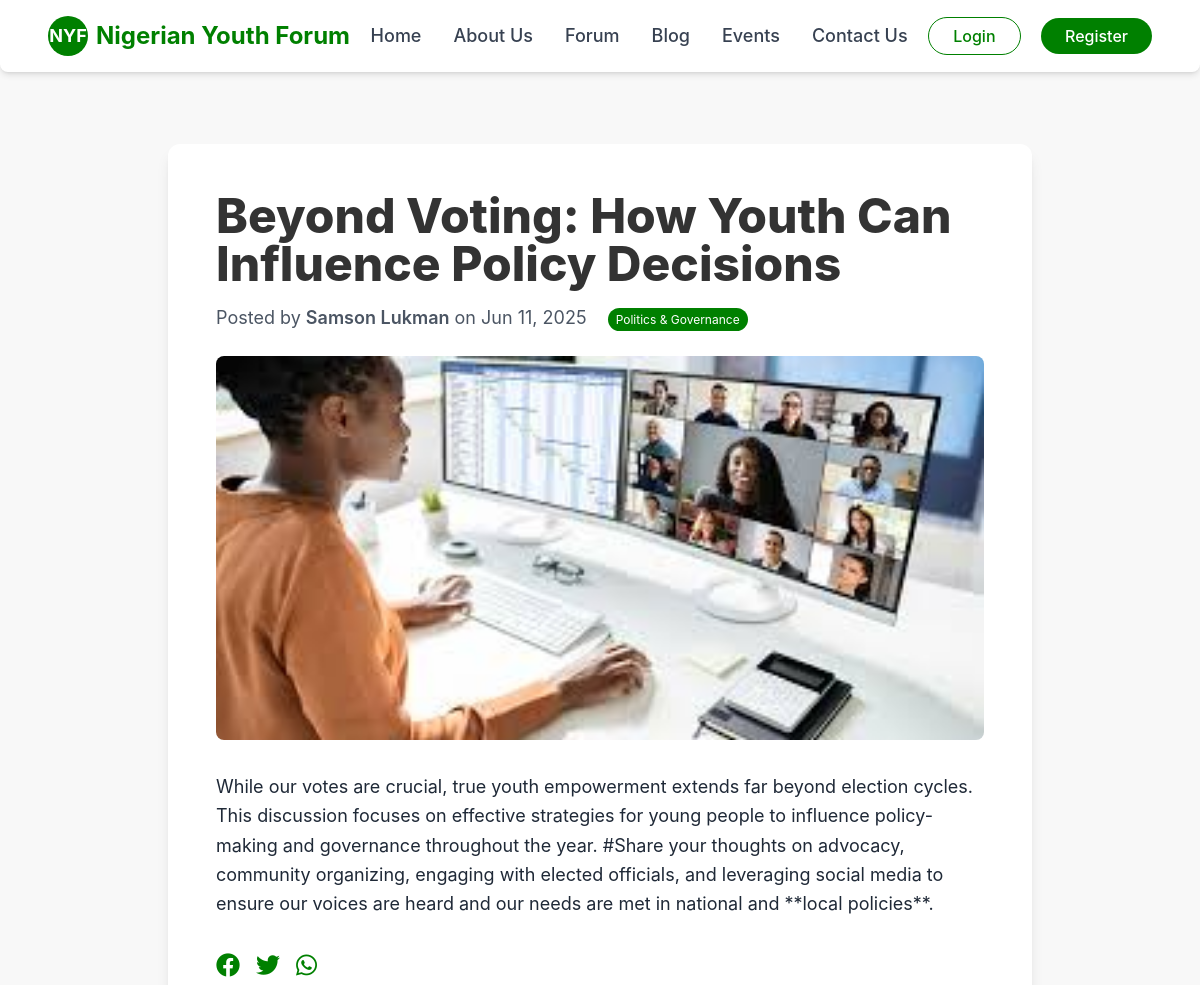
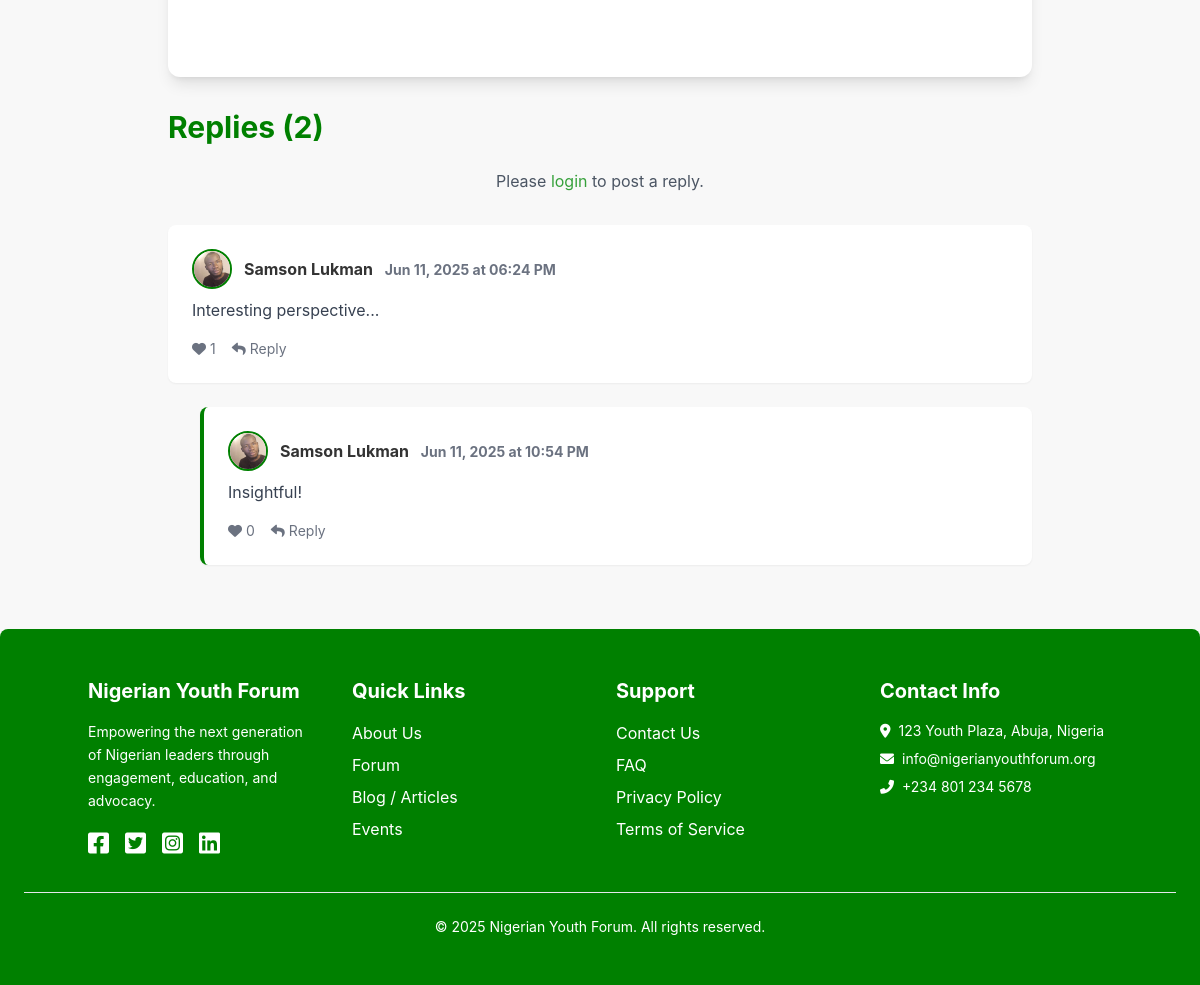
The app's page /forum/3/ with its own data (2 pictures, top to bottom).
### app/models.py (models this page shows, shortened)
class ForumThread(models.Model):
    title = models.CharField(max_length=255)
    content = models.TextField(blank=True, null=True) # Initial post content
    author = models.ForeignKey(User, on_delete=models.CASCADE, related_name='forum_threads')
    image = models.ImageField(upload_to='forum/', blank=True, null=True)
    category = models.CharField(
        max_length=50,
        choices=[
            ('politics', 'Politics & Governance'),
            ('youth_empowerment', 'Youth Empowerment'),
            ('events_announcements', 'Events & Announcements'),
            ('general', 'General Discussion'),
        ],
        default='general'
    )
    created_at = models.DateTimeField(auto_now_add=True)
    updated_at = models.DateTimeField(auto_now=True)
    class Meta:
        ordering = ['-updated_at'] # Most recently active threads first

class User(AbstractUser):
    phone_number = models.CharField(max_length=15, blank=True, null=True)
    bio = models.TextField(blank=True, null=True)
    profile_pics = models.ImageField(upload_to='profile_pics/', blank=True, null=True,
                                     help_text="User's profile picture.")

class ThreadReply(models.Model):
    thread = models.ForeignKey(ForumThread, on_delete=models.CASCADE, related_name='replies')
    author = models.ForeignKey(User, on_delete=models.CASCADE, related_name='thread_replies')
    content = models.TextField()
    created_at = models.DateTimeField(auto_now_add=True)
    parent_reply = models.ForeignKey('self', on_delete=models.CASCADE, null=True, blank=True, related_name='children') # For nested replies
    class Meta:
        ordering = ['created_at']
        verbose_name_plural = "Thread Replies"

### app/views.py (the view, shortened to what this page needs)
# urls.py: path('forum/<int:thread_id>/', views.forum_detail_view, name='forum_detail'),
def forum_detail_view(request, thread_id):
    thread = get_object_or_404(ForumThread, id=thread_id)
    replies = thread.replies.all() # Fetch all replies for the thread
    initial_data = {}
    reply_form = ThreadReplyForm(initial=initial_data)
    context = {
        'thread': thread,
        'replies': replies,
        'reply_form': reply_form,
    }
    return render(request, 'app/forum_detail.html', context)

### app/templates/app/forum_detail.html (shortened to what this page needs)
{% extends 'app/layout.html' %}
{% block content %}
    <div class="container mx-auto px-4 py-16 max-w-4xl">
        <div class="bg-white rounded-xl shadow-lg p-8 md:p-12 mb-8">
            <h1 class="text-4xl md:text-5xl font-extrabold text-dark-text mb-4 leading-tight">{{ thread.title }}</h1>
            <p class="text-lg text-gray-600 mb-6">
                Posted by <span class="font-semibold">{{ thread.author.get_full_name|default:thread.author.username }}</span> on {{ thread.created_at|date:"M d, Y" }}
                <span class="bg-primary-green text-white text-xs px-2 py-1 rounded-full ml-4">{{ thread.get_category_display }}</span>
            </p>
            {% if thread.image %}
                <img src="{{ thread.image.url }}" alt="{{ thread.title }} Image" class="w-full h-auto rounded-lg mb-8 object-cover max-h-96">
            {% endif %}
            <div class="prose max-w-none text-gray-800 leading-relaxed text-lg mb-8">
                {{ thread.content|linebreaksbr }}
            </div>
            <div class="flex items-center space-x-4 mb-8">
                <button class="text-primary-green hover:text-secondary-green transition-colors text-2xl"><i class="fab fa-facebook"></i></button>
                <button class="text-primary-green hover:text-secondary-green transition-colors text-2xl"><i class="fab fa-twitter"></i></button>
                <button class="text-primary-green hover:text-secondary-green transition-colors text-2xl"><i class="fab fa-whatsapp"></i></button>
            </div>
        </div>
        <div class="mt-8">
            <h2 class="text-3xl font-bold text-primary-green mb-6">Replies ({{ replies.count }})</h2>
            {% if user.is_authenticated %}
            <div id="main-reply-form-container" class="bg-off-white p-6 rounded-lg mb-8 shadow-sm">
                <h3 id="reply-form-heading" class="text-xl font-semibold text-dark-text mb-4">Post a Reply</h3>
                <form id="reply-form" method="post" action="{% url 'forum_detail' thread_id=thread.id %}">
                    {% csrf_token %}
                    {{ reply_form.content }}
                    {{ reply_form.parent_reply }}
                    <input type="hidden" name="submit_reply" value="true">
                    <button type="submit" class="mt-4 bg-primary-green text-white px-6 py-3 rounded-full hover:bg-secondary-green transition-colors font-medium">Submit Reply</button>
                    <button type="button" id="cancel-reply" class="hidden ml-2 bg-gray-400 text-white px-6 py-3 rounded-full hover:bg-gray-500 transition-colors font-medium">Cancel Reply</button>
                </form>
                {% if reply_form.errors %}
                    <ul class="text-red-500 text-sm mt-2">
                        {% for field, errors in reply_form.errors.items %}
                            {% for error in errors %}
                                <li>{{ field|title }}: {{ error }}</li>
                            {% endfor %}
                        {% endfor %}
                    </ul>
                {% endif %}
            </div>
            {% else %}
            <p class="text-center text-gray-600 mb-8">Please <a href="{% url 'login' %}" class="text-secondary-green hover:underline">login</a> to post a reply.</p>
            {% endif %}
            <div class="space-y-6">
                {% for reply in replies %}
                    {% if not reply.parent_reply %}
                        {% include 'app/reply_card.html' with reply=reply %}
                        {% for child_reply in replies %}
                            {% if child_reply.parent_reply and child_reply.parent_reply.id == reply.id %}
                                {% include 'app/reply_card.html' with reply=child_reply is_child=True %}
                            {% endif %}
                        {% endfor %}
                    {% endif %}
                {% endfor %}
            </div>
        </div>
    </div>
{% endblock %}

### app/templates/app/reply_card.html
<div class="bg-white p-6 rounded-lg shadow-sm {% if is_child %}ml-8 border-l-4 border-primary-green{% endif %}">
    <div class="flex items-center mb-2">
        {% if reply.author.profile_pics %}
            <img src="{{ reply.author.profile_pics.url }}" alt="{{ reply.author.username }}" class="w-10 h-10 rounded-full object-cover mr-3 border-2 border-primary-green">
        {% else %}
            <div class="w-10 h-10 rounded-full bg-gray-200 flex items-center justify-center text-gray-600 text-sm font-bold mr-3">{{ reply.author.username|slice:":1"|upper }}</div>
        {% endif %}
        <p class="font-bold text-dark-text">{{ reply.author.get_full_name|default:reply.author.username }} <span class="text-gray-500 text-sm ml-2">{{ reply.created_at|date:"M d, Y" }} at {{ reply.created_at|time:"h:i A" }}</span></p>
    </div>
    <p class="mt-2 text-gray-700 leading-relaxed">{{ reply.content|linebreaksbr }}</p>
    <div class="mt-4 flex space-x-4 text-sm">
        {% if user.is_authenticated %}
            <button class="like-button flex items-center space-x-1 {% if user in reply.likes.all %}text-red-500{% else %}text-gray-500{% endif %} hover:text-red-600 transition-colors" data-reply-id="{{ reply.id }}" data-liked="{% if user in reply.likes.all %}true{% else %}false{% endif %}">
                <i class="fas fa-heart"></i>
                <span class="like-count">{{ reply.likes.count }}</span>
            </button>
            <button class="reply-to-button text-primary-green hover:text-secondary-green flex items-center space-x-1" data-reply-id="{{ reply.id }}" data-author-username="{{ reply.author.username }}">
                <i class="fas fa-reply"></i>
                <span>Reply</span>
            </button>
        {% else %}
            <span class="flex items-center space-x-1 text-gray-500">
                <i class="fas fa-heart"></i>
                <span>{{ reply.likes.count }}</span>
            </span>
            <span class="text-gray-500 flex items-center space-x-1"><i class="fas fa-reply"></i> <span>Reply</span></span>
        {% endif %}
    </div>
</div>

### app/templates/app/layout.html (style rules this page uses)
:root { --primary-green: #008000; --secondary-green: #36A13B; --white: #FFFFFF; --off-white: #F8F8F8; --dark-text: #333333; --accent-gray: #777777; }
.bg-primary-green { background-color: var(--primary-green); }
.text-primary-green { color: var(--primary-green); }
.text-secondary-green { color: var(--secondary-green); }
.border-primary-green { border-color: var(--primary-green); }
body { font-family: 'Inter', sans-serif; color: var(--dark-text); background-color: var(--off-white); }
html { scroll-behavior: smooth; }

### records on screen
ForumThread: title "Beyond Voting: How Youth Can Influence Policy Decisions", author.get_full_name "Samson Lukman", created_at "Jun 11, 2025", category "Politics & Governance", image (picture), content "While our votes are crucial, true youth empowerment extends far beyond election cycles. This discussion focuses on effective strategies for young people to influence policy-making and governance throughout the year. #Share your thoughts on advocacy, community organizing, engaging with elected officials, and leveraging social media to ensure our voices are heard and our needs are met in national and **local policies**.", count "2"
ThreadReply: author.profile_pics (picture), author.get_full_name "Samson Lukman", created_at "Jun 11, 2025", created_at "06:24 PM", content "Interesting perspective...", likes.count "1"
ThreadReply: author.profile_pics (picture), author.get_full_name "Samson Lukman", created_at "Jun 11, 2025", created_at "10:54 PM", content "Insightful!", likes.count "0"
